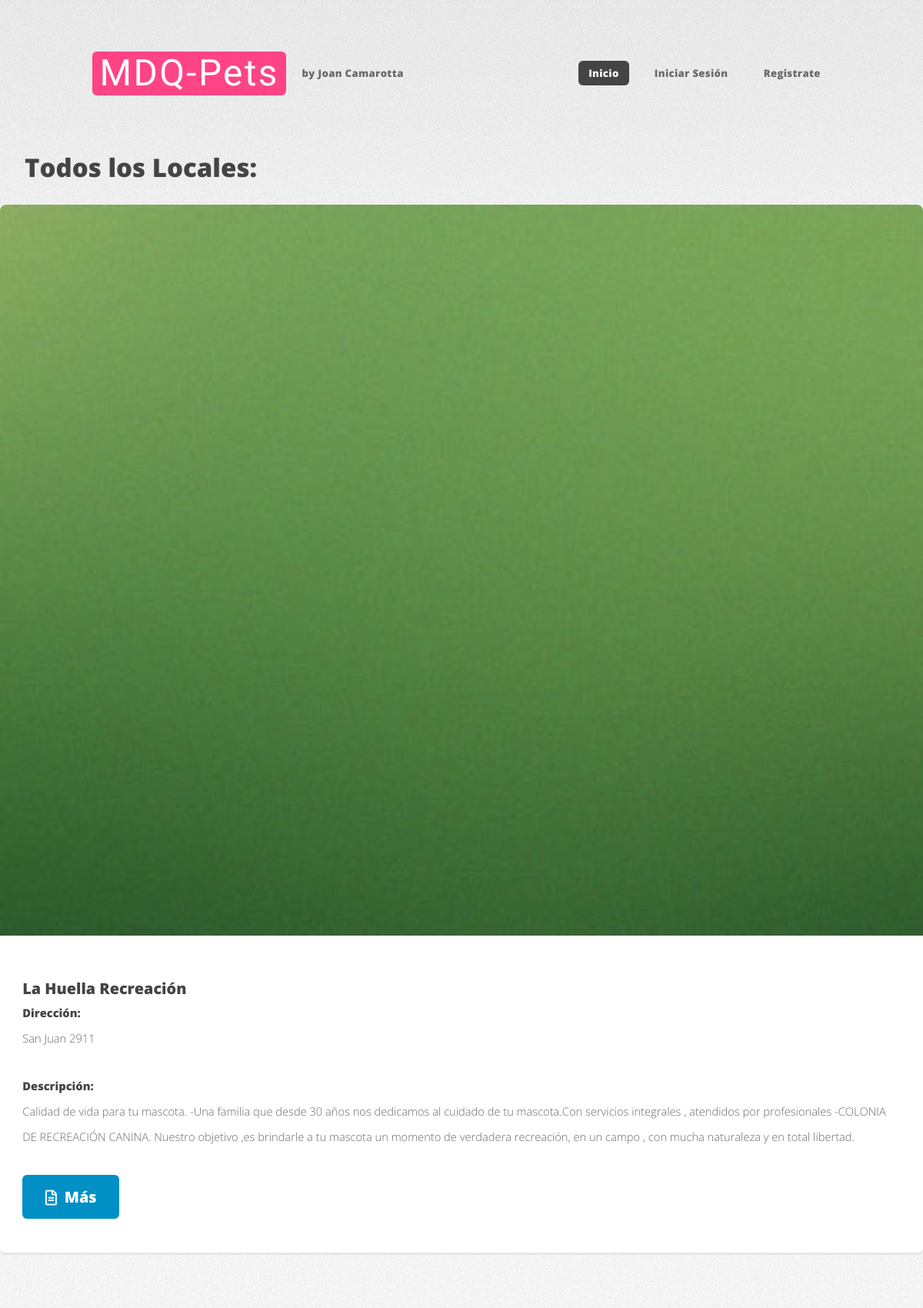
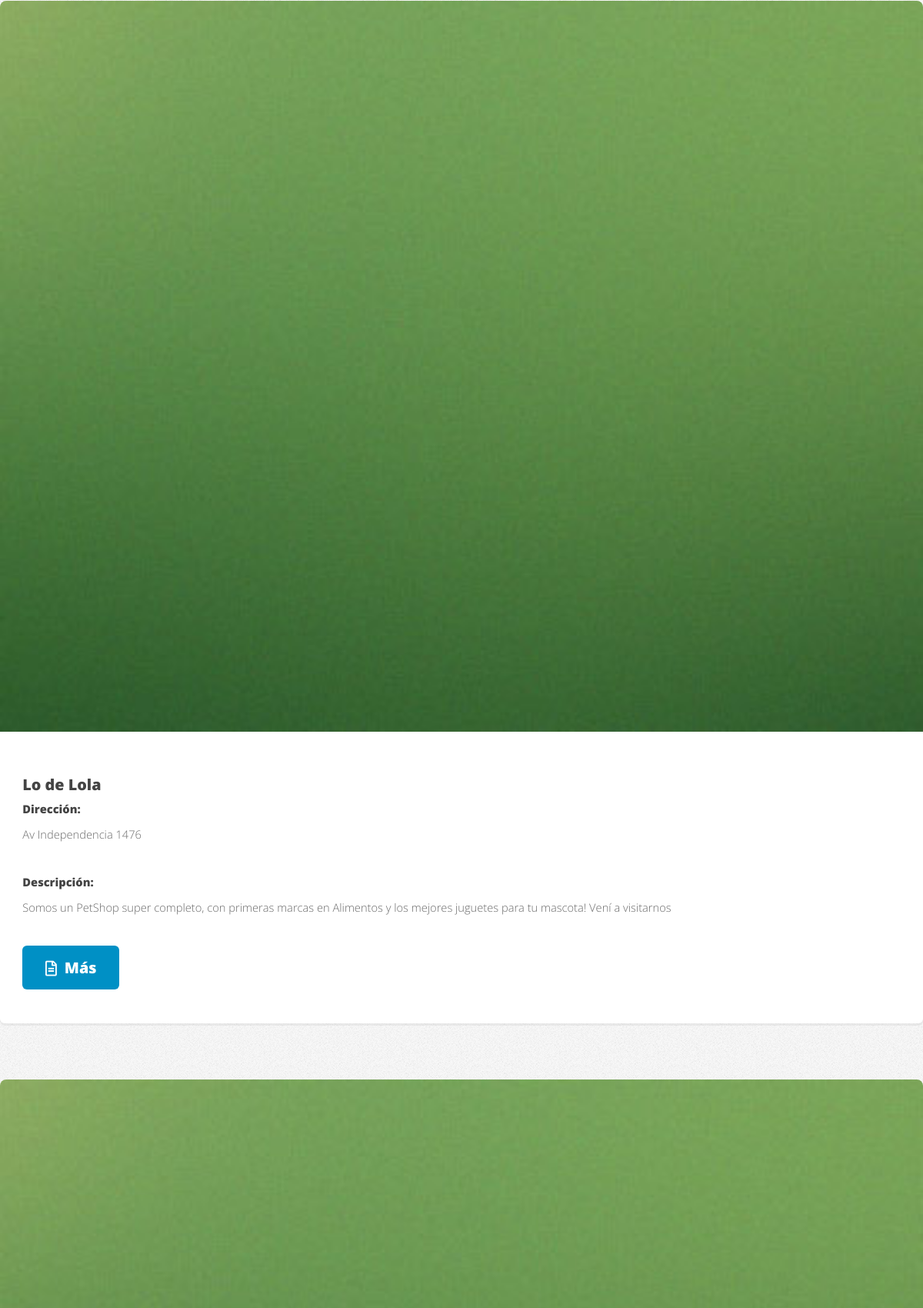
The page /negocios/ (upper part) on the database its author committed (2 pictures, top to bottom).
### accounts/models.py (models this page shows, shortened)
class Local(models.Model):
    user = models.OneToOneField(User, on_delete = models.CASCADE)
    name = models.CharField(max_length=50, blank=True)
    dir = models.CharField(max_length=50, blank=True)
    shop_type = models.CharField(max_length=20, choices=SHOP_TYPE)
    description = models.TextField(max_length=400, blank=True)
    image = models.ImageField(upload_to ='images', default='mp.jpg')
    class Meta:
        verbose_name = 'Local'
        verbose_name_plural = 'Locales'

### mdq_pets/views.py (the view)
# urls.py: path('negocios/', Mostrar_Locales.as_view(), name = 'all'),
class Mostrar_Locales(ListView):
    model = Local
    template_name = 'all.html'
    queryset = Local.objects.all()

### Templates/all.html (shortened to what this page needs)
{% extends 'base.html' %}
{% load static %}
{% block content %}
<h2
id="logo" style = "position: relative; margin: 2rem"> Todos los Locales:
</h2>
    {% for local in object_list %}
    <section class="box feature">
      <a href="#" class="image featured"><img src="images/pic01.jpg" alt="" /></a>
      <div class="inner">
        <header>
          <h2>{{local.name}}</h2>
          <p><h4>Dirección:</h4>{{local.dir}}</p>
        </header>
        <p><h4>Descripción:</h4> {{local.description}}</p>
        <br>
        <a href="/negocios/detalle/{{local.id}}/" class="button icon fa-file-alt">Más</a>
      </div>
    </section>
        {% endfor %}
  {% endblock %}

### static/assets/css/main.css (style rules this page uses)
html, body, div, span, applet, object, iframe, h1, h2, h3, h4, h5, h6, p, blockquote, pre, a, abbr, acronym, address, big, cite, code, del, dfn, em, img, ins, kbd, q, s, samp, small, strike, strong, sub, sup, tt, var, b, u, i, center, dl, dt, dd, ol, ul, li, fieldset, form, label, legend, table, caption, tbody, tfoot, thead, tr, th, td, article, aside, canvas, details, embed, figure, figcaption, footer, header, hgroup, menu, nav, output, ruby, section, summary, time, mark, audio, video { margin: 0; padding: 0; border: 0; font-size: 100%; font: inherit; vertical-align: baseline; }
article, aside, details, figcaption, figure, footer, header, hgroup, menu, nav, section { display: block; }
body { line-height: 1; }
body { -webkit-text-size-adjust: none; }
html { box-sizing: border-box; }
*, *:before, *:after { box-sizing: inherit; }
body { background-image: -moz-linear-gradient(top, rgba(0, 0, 0, 0.05), rgba(0, 0, 0, 0)), url("images/bg01.png"); background-image: -webkit-linear-gradient(top, rgba(0, 0, 0, 0.05), rgba(0, 0, 0, 0)), url("images/bg01.png"); background-image: -ms-linear-gradient(top, rgba(0, 0, 0, 0.05), rgba(0, 0, 0, 0)), url("images/bg01.png"); background-image: linear-gradient(top, rgba(0, 0, 0, 0.05), rgba(0, 0, 0, 0)), url("images/bg01.png"); background-color: #f7f7f7; background-position: top left, top left; background-repeat: repeat-x, repeat; background-size: 100% 30em, auto; font-family: 'Open Sans', sans-serif; font-size: 13pt; color: #696969; font-weight: 300; line-height: 2.25em; }
a { color: #0090c5; text-decoration: underline; }
h1, h2, h3, h4, h5, h6 { color: #444; font-weight: 800; }
h2 { font-size: 2.25em; margin: 0 0 1.1em 0; line-height: 1em; }
p, ul, ol, dl, table { margin-bottom: 2em; }
section, article { margin-bottom: 5em; }
section > :last-child, article > :last-child, section:last-child, article:last-child { margin-bottom: 0; }
header { margin: 0 0 2em 0; }
header h2, header h3 { margin: 0 0 0.25em 0; }
header p { margin: 0; }
.image { display: inline-block; outline: 0; }
.image img { display: block; width: 100%; border-radius: 8px; }
.image.featured { display: block; width: 100%; margin: 0 0 2.5em 0; }
input[type="button"], input[type="submit"], input[type="reset"], button, .button { -moz-transition: background-color .25s ease-in-out; -webkit-transition: background-color .25s ease-in-out; -ms-transition: background-color .25s ease-in-out; transition: background-color .25s ease-in-out; -webkit-appearance: none; position: relative; display: inline-block; background: #0090c5; color: #fff; text-decoration: none; border-radius: 6px; font-weight: 800; outline: 0; border: 0; cursor: pointer; font-size: 1.35em; padding: 0.6em 1.5em; }
input[type="button"].icon:before, input[type="submit"].icon:before, input[type="reset"].icon:before, button.icon:before, .button.icon:before { position: relative; margin-right: 0.5em; top: 0.05em; }
.box { background: #fff; border-radius: 6px; box-shadow: 0px 3px 0px 0px rgba(0, 0, 0, 0.05); padding: 2em; }
.box.feature { padding: 0; }
.box.feature .inner { padding: 4em 2em 3em 2em; }
.box.feature h2 { font-size: 1.35em; }
.box.feature p { margin: 0; }
.box.feature .image { position: relative; margin: 0; }
.box.feature .image img { border-bottom-left-radius: 0; border-bottom-right-radius: 0; }
.icon { text-decoration: none; position: relative; text-decoration: none; }
.icon:before { -moz-osx-font-smoothing: grayscale; -webkit-font-smoothing: antialiased; display: inline-block; font-style: normal; font-variant: normal; text-rendering: auto; line-height: 1; text-transform: none !important; font-family: 'Font Awesome 5 Free'; font-weight: 400; }
.icon:before { line-height: inherit; }
#logo { display: inline-block; }
@media screen and (max-width: 1680px) { body, input, select, textarea { font-size: 12pt; } }
@media screen and (max-width: 1280px) { body, input, select, textarea { font-size: 11pt; } }

### rows shown on the page
Local: name "La Huella Recreación", dir "San Juan 2911", description "Calidad de vida para tu mascota. -Una familia que desde 30 años nos dedicamos al cuidado de tu mascota.Con servicios integrales , atendidos por profesionales -COLONIA DE RECREACIÓN CANINA. Nuestro objetivo ,es brindarle a tu mascota un momento de verdadera recreación, en un campo , con mucha naturaleza y en total libertad."
Local: name "Lo de Lola", dir "Av Independencia 1476", description "Somos un PetShop super completo, con primeras marcas en Alimentos y los mejores juguetes para tu mascota! Vení a visitarnos"
